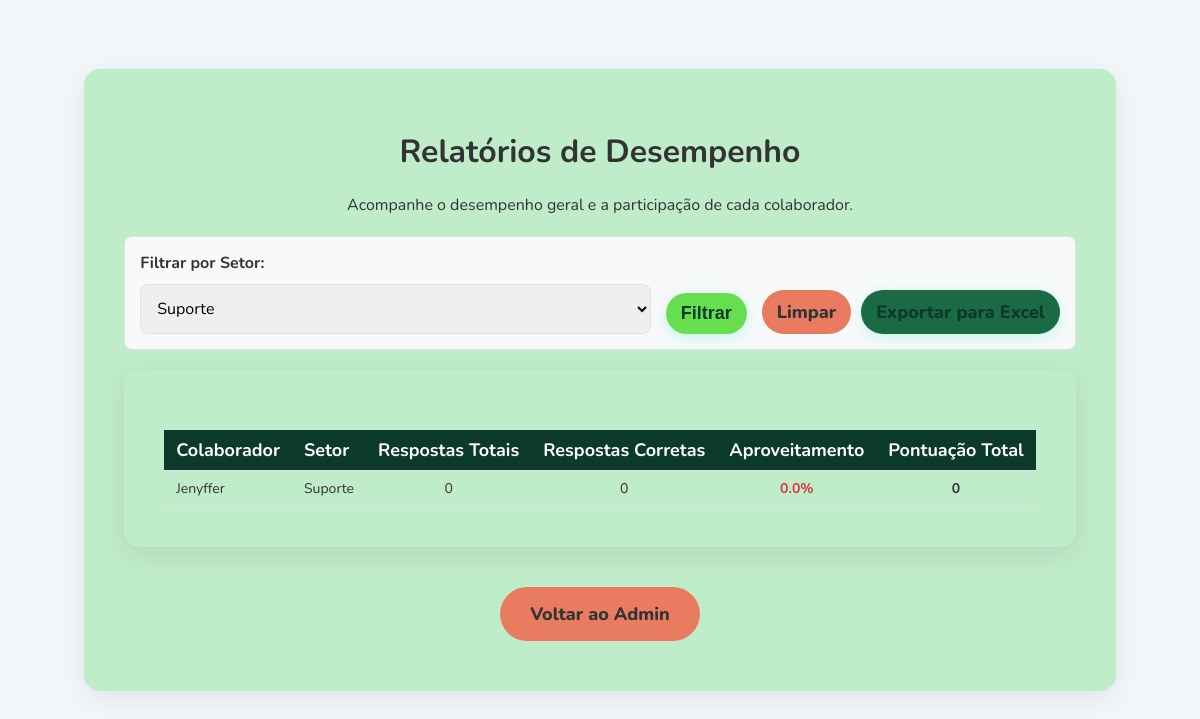
Page /admin/relatorios?departamento_id=1 (signed in) on the committed database.
### app.py (models this page shows)
class Usuario(db.Model):
    id = db.Column(db.Integer, primary_key=True)
    nome = db.Column(db.String(100), nullable=False)
    email = db.Column(db.String(120), unique=True, nullable=True)
    codigo_acesso = db.Column(db.String(4), unique=True, nullable=False)
    departamento_id = db.Column(db.Integer, db.ForeignKey('departamento.id'), nullable=False)
    respostas = db.relationship('Resposta', backref='usuario', lazy=True)

### app.py (the view)
@app.route('/admin/relatorios')
def pagina_relatorios():
    if not session.get('admin_logged_in'):
        return redirect(url_for('pagina_admin'))
    depto_selecionado_id = request.args.get('departamento_id', type=int)
    departamentos = Departamento.query.order_by(Departamento.nome).all()
    dados_relatorio = _gerar_dados_relatorio(depto_selecionado_id)
    return render_template('relatorios.html',
                           relatorios=dados_relatorio,
                           departamentos=departamentos,
                           depto_selecionado_id=depto_selecionado_id)

### app.py (called while the page is built)
@app.context_processor
def utility_processor():
    return dict(get_texto_da_opcao=get_texto_da_opcao)

### templates/relatorios.html (shortened to what this page needs)
{% extends 'base.html' %}
{% block content %}
<div class="dashboard-container" style="max-width: 1000px; text-align: left;">
    <h1 style="text-align: center;">Relatórios de Desempenho</h1>
    <p style="text-align: center;">Acompanhe o desempenho geral e a participação de cada colaborador.</p>
    <div style="background-color: #f8f9fa; padding: 15px; border-radius: 8px; margin: 20px 0; border: 1px solid #dee2e6;">
    <div style="display: flex; align-items: flex-end; flex-wrap: wrap; gap: 15px;">
        <form method="get" action="{{ url_for('pagina_relatorios') }}" style="display: flex; align-items: center; gap: 15px; flex-grow: 1;">
            <div style="flex: 1 1 300px;">
                <label for="filtro_setor" style="font-weight: bold;">Filtrar por Setor:</label>
                <select name="departamento_id" onchange="this.form.submit()" style="width: 100%;">
                    {% for depto in departamentos %}
                        <option value="{{ depto.id }}" {% if depto.id == depto_selecionado_id %}selected{% endif %}>
                            {{ depto.nome }}
                        </option>
                    {% endfor %}
                </select>
            </div>
            <div style="align-self: flex-end;">
                <button type="submit" class="btn" style="padding: 10px 15px; margin: 0;">Filtrar</button>
            </div>
        </form>
        <div style="align-self: flex-end; display: flex; gap: 10px;">
            <a href="{{ url_for('pagina_relatorios') }}" class="btn btn-secondary" style="padding: 10px 15px; margin: 0;">Limpar</a>
            <a href="{{ url_for('exportar_relatorios', departamento_id=depto_selecionado_id) }}" class="btn" style="background-color: #1a6a43; padding: 10px 15px; margin: 0;">Exportar para Excel</a>
        </div>
    </div>
</div>
    <div class="ranking-container" style="max-width: 100%; overflow-x: auto;">
        <table class="preview-table">
            <thead>
                <tr>
                    <th>Colaborador</th>
                    <th>Setor</th>
                    <th>Respostas Totais</th>
                    <th>Respostas Corretas</th>
                    <th>Aproveitamento</th>
                    <th>Pontuação Total</th>
                </tr>
            </thead>
            <tbody>
                {% for relatorio in relatorios %}
                <tr>
                    <td>{{ relatorio.nome }}</td>
                    <td>{{ relatorio.setor }}</td>
                    <td style="text-align: center;">{{ relatorio.total_respostas }}</td>
                    <td style="text-align: center;">{{ relatorio.respostas_corretas }}</td>
                    <td style="text-align: center;">
                        <strong style="color: {% if relatorio.aproveitamento >= 80 %}#28a745{% elif relatorio.aproveitamento >= 50 %}#ffc107{% else %}#dc3545{% endif %};">
                            {{ "%.1f"|format(relatorio.aproveitamento) }}%
                        </strong>
                    </td>
                    <td style="text-align: center; font-weight: bold;">{{ relatorio.pontuacao_total }}</td>
                </tr>
                {% else %}
                <tr>
                    <td colspan="6" style="text-align: center;">Nenhum dado encontrado para os filtros selecionados.</td>
                </tr>
                {% endfor %}
            </tbody>
        </table>
    </div>
    <div style="text-align: center; margin-top: 30px;">
        <a href="{{ url_for('pagina_admin') }}" class="btn btn-secondary">Voltar ao Admin</a>
    </div>
</div>
{% endblock %}

### templates/base.html (style rules this page uses)
:root { --cor-primaria: #0B3A2D; --cor-acento: #66df4e; --cor-acento-hover: #00D294; --cor-fundo: #f4f7fa; --cor-texto: #333333; --cor-texto-claro: #ffffff; --cor-borda: #dee2e6; }
body { font-family: 'Nunito', sans-serif; background-color: var(--cor-fundo); color: var(--cor-texto); margin: 0; padding: 20px; display: flex; justify-content: center; align-items: center; min-height: 90vh; }
.btn { display: inline-block; text-decoration: none; background-color: var(--cor-acento); color: var(--cor-primaria); font-weight: 800; padding: 15px 30px; margin: 10px; border-radius: 50px; font-size: 18px; transition: all 0.3s ease; border: none; cursor: pointer; box-shadow: 0 4px 15px rgba(0, 245, 171, 0.2); }
.btn-secondary { background-color: #e97c60; color: var(--cor-texto); box-shadow: none; }
a { color: var(--cor-primaria); font-weight: 700; text-decoration: none; }
.login-container, .dashboard-container, .ranking-container, .quiz-container { background: rgb(191, 236, 201); padding: 40px; border-radius: 16px; box-shadow: 0 8px 30px rgba(0,0,0,0.08); text-align: center; }
input[type="password"], input[type="text"], input[type="number"], input[type="email"], textarea, select { padding: 12px; margin-top: 10px; width: 100%; border: 1px solid var(--cor-borda); border-radius: 8px; font-family: 'Nunito', sans-serif; font-size: 16px; box-sizing: border-box; }
.ranking-container table { width: 100%; border-collapse: collapse; margin-top: 20px; }
.ranking-container th, .ranking-container td { padding: 15px; text-align: left; border-bottom: 1px solid var(--cor-borda); }
.ranking-container th { background-color: var(--cor-primaria); color: var(--cor-texto-claro); font-size: 18px; }
.preview-table { text-align: left; font-size: 14px; }
.preview-table th, .preview-table td { white-space: nowrap; padding: 8px 12px; }

### rows in the picture
Usuario: nome "Jenyffer", setor "Suporte", total_respostas "0", respostas_corretas "0", aproveitamento "0.0", pontuacao_total "0"

### other values in the picture
form field departamento_id "Suporte"
